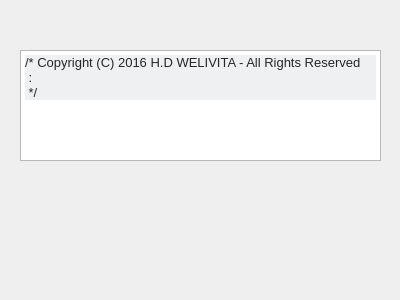
<?xml version="1.0" encoding="UTF-8"?>
<ui version="4.0">
 <class>About</class>
 <widget class="QDialog" name="About">
  <property name="geometry">
   <rect>
    <x>0</x>
    <y>0</y>
    <width>400</width>
    <height>300</height>
   </rect>
  </property>
  <property name="windowTitle">
   <string>About</string>
  </property>
  <widget class="QTextEdit" name="textEdit">
   <property name="geometry">
    <rect>
     <x>20</x>
     <y>50</y>
     <width>361</width>
     <height>111</height>
    </rect>
   </property>
   <property name="html">
    <string>&lt;!DOCTYPE HTML PUBLIC &quot;-//W3C//DTD HTML 4.0//EN&quot; &quot;http://www.w3.org/TR/REC-html40/strict.dtd&quot;&gt;
&lt;html&gt;&lt;head&gt;&lt;meta name=&quot;qrichtext&quot; content=&quot;1&quot; /&gt;&lt;style type=&quot;text/css&quot;&gt;
p, li { white-space: pre-wrap; }
&lt;/style&gt;&lt;/head&gt;&lt;body style=&quot; font-family:'Sans Serif'; font-size:9pt; font-weight:400; font-style:normal;&quot;&gt;
&lt;p style=&quot; margin-top:0px; margin-bottom:0px; margin-left:0px; margin-right:0px; -qt-block-indent:0; text-indent:0px; background-color:#eff0f1;&quot;&gt;&lt;span style=&quot; font-family:'Consolas,Menlo,Monaco,Lucida Console,Liberation Mono,DejaVu Sans Mono,Bitstream Vera Sans Mono,Courier New,monospace,sans-serif'; font-size:13px; color:#242729; background-color:#eff0f1;&quot;&gt;/* Copyright (C) 2016 H.D WELIVITA - All Rights Reserved&lt;/span&gt;&lt;/p&gt;
&lt;p style=&quot; margin-top:0px; margin-bottom:0px; margin-left:0px; margin-right:0px; -qt-block-indent:0; text-indent:0px; background-color:#eff0f1;&quot;&gt;&lt;span style=&quot; font-family:'Consolas,Menlo,Monaco,Lucida Console,Liberation Mono,DejaVu Sans Mono,Bitstream Vera Sans Mono,Courier New,monospace,sans-serif'; font-size:13px; color:#242729; background-color:#eff0f1;&quot;&gt; :&lt;/span&gt;&lt;/p&gt;
&lt;p style=&quot; margin-top:0px; margin-bottom:15px; margin-left:0px; margin-right:0px; -qt-block-indent:0; text-indent:0px; background-color:#eff0f1;&quot;&gt;&lt;span style=&quot; font-family:'Consolas,Menlo,Monaco,Lucida Console,Liberation Mono,DejaVu Sans Mono,Bitstream Vera Sans Mono,Courier New,monospace,sans-serif'; font-size:13px; color:#242729; background-color:#eff0f1;&quot;&gt; */&lt;/span&gt;&lt;/p&gt;&lt;/body&gt;&lt;/html&gt;</string>
   </property>
  </widget>
 </widget>
 <resources/>
 <connections/>
</ui>
